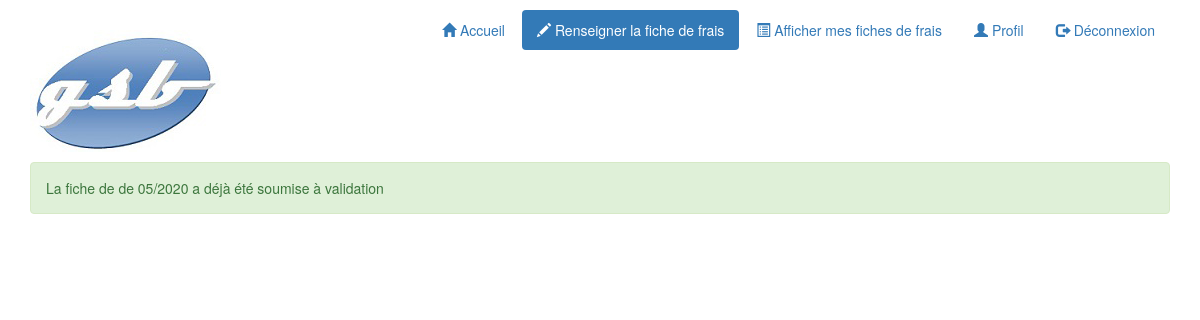
/index.php?uc=gererFrais&action=saisirFrais (signed in), run on an earlier commit of the app's database.
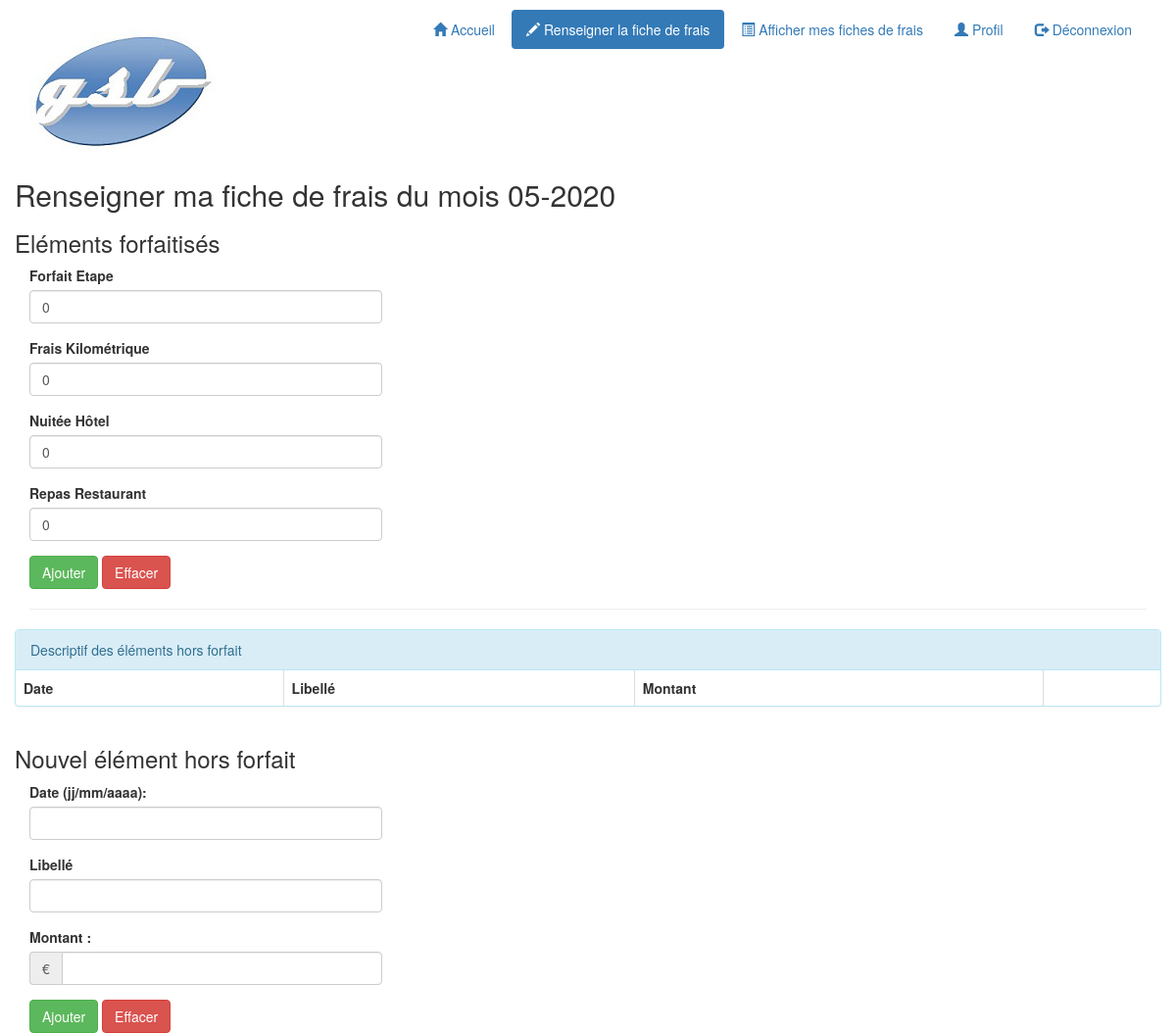
And on a later commit of the database.
### tables this page shows
CREATE TABLE `lignefraisforfait` (
  `idvisiteur` char(4) NOT NULL,
  `mois` char(6) NOT NULL,
  `idfraisforfait` char(3) NOT NULL,
  `quantite` int(11) DEFAULT NULL
);

CREATE TABLE `fraisforfait` (
  `id` char(3) NOT NULL,
  `libelle` char(20) DEFAULT NULL,
  `montant` decimal(5,2) DEFAULT NULL
);

### models/fct.inc.php (called while the page is built, shortened)
<?php
function estConnecte()
{
    if(isset($_SESSION['idVisiteur'])){
        return true;
    }else if (isset($_SESSION['idComptable'])){
        return true;
    }
    return false;
}
function getMois($date)
{
    @list($jour, $mois, $annee) = explode('/', $date);
    return $annee . $mois;
}

### models/class.pdogsb.inc.php (called while the page is built, shortened)
<?php
class PdoGsb
{
    private static $serveur = 'mysql:host=localhost';
    private static $bdd = 'dbname=gsb_frais';
    private static $user = 'root';
    private static $mdp = 'root';
    private static $monPdo;
    private static $monPdoGsb = null;
    public function __construct()
    {
        PdoGsb::$monPdo = new PDO(
            PdoGsb::$serveur . ';' . PdoGsb::$bdd,
            PdoGsb::$user,
            PdoGsb::$mdp
        );
        PdoGsb::$monPdo->query('SET CHARACTER SET utf8');
    }
    public static function getPdoGsb()
    {
        if (PdoGsb::$monPdoGsb == null) {
            PdoGsb::$monPdoGsb = new PdoGsb();
        }
        return PdoGsb::$monPdoGsb;
    }
    public function getLesFraisForfait($idVisiteur, $mois)
    {
        $requetePrepare = PdoGSB::$monPdo->prepare(
            'SELECT fraisforfait.id as idfrais, '
            . 'fraisforfait.libelle as libelle, '
            . 'fraisforfait.montant, '
            . 'lignefraisforfait.quantite as quantite '
            . 'FROM lignefraisforfait '
            . 'INNER JOIN fraisforfait '
            . 'ON fraisforfait.id = lignefraisforfait.idfraisforfait '
            . 'WHERE lignefraisforfait.idvisiteur = :unIdVisiteur '
            . 'AND lignefraisforfait.mois = :unMois '
            . 'ORDER BY lignefraisforfait.idfraisforfait'
        );
        $requetePrepare->bindParam(':unIdVisiteur', $idVisiteur, PDO::PARAM_STR);
        $requetePrepare->bindParam(':unMois', $mois, PDO::PARAM_STR);
        $requetePrepare->execute();
        return $requetePrepare->fetchAll();
    }
    public function dernierMoisSaisi($idVisiteur)
    {
        $requetePrepare = PdoGsb::$monPdo->prepare(
            'SELECT MAX(mois) as dernierMois '
            . 'FROM fichefrais '
            . 'WHERE fichefrais.idvisiteur = :unIdVisiteur'
        );
        $requetePrepare->bindParam(':unIdVisiteur', $idVisiteur, PDO::PARAM_STR);
        $requetePrepare->execute();
        $laLigne = $requetePrepare->fetch();
        $dernierMois = $laLigne['dernierMois'];
        return $dernierMois;
    }
    public function creeNouvellesLignesFrais($idVisiteur, $mois)
    {
        $dernierMois = $this->dernierMoisSaisi($idVisiteur);
    }
    public function getLesInfosFicheFrais($idVisiteur, $mois)
    {
        $requetePrepare = PdoGSB::$monPdo->prepare(
            'SELECT fichefrais.idetat as idEtat, '
            . 'fichefrais.datemodif as dateModif,'
            . 'fichefrais.nbjustificatifs as nbJustificatifs, '
            . 'fichefrais.montantvalide as montantValide, '
            . 'etat.libelle as libEtat '
            . 'FROM fichefrais '
            . 'INNER JOIN etat ON fichefrais.idetat = etat.id '
            . 'WHERE fichefrais.idvisiteur = :unIdVisiteur '
            . 'AND fichefrais.mois = :unMois'
        );
        $requetePrepare->bindParam(':unIdVisiteur', $idVisiteur, PDO::PARAM_STR);
        $requetePrepare->bindParam(':unMois', $mois, PDO::PARAM_STR);
        $requetePrepare->execute();
        $laLigne = $requetePrepare->fetch();
        return $laLigne;
    }
}

### views/listeFraisForfait.php (the view, shortened to what this page needs)
<div class="row">
    <h2>Renseigner ma fiche de frais du mois
        <?php echo $numMois . '-' . $numAnnee ?>
    </h2>
    <h3>Eléments forfaitisés</h3>
    <div class="col-md-4">
        <form method="post"
              action="index.php?uc=gererFrais&action=validerMajFraisForfait"
              role="form">
            <fieldset>
                <?php
                foreach ($lesFraisForfait as $unFrais) {
                    $idFrais = $unFrais['idfrais'];
                    $libelle = htmlspecialchars($unFrais['libelle']);
                    $quantite = $unFrais['quantite']; ?>
                    <div class="form-group">
                        <label for="idFrais"><?php echo $libelle ?></label>
                        <input type="text" id="idFrais"
                               name="lesFrais[<?php echo $idFrais ?>]"
                               size="10" maxlength="5"
                               value="<?php echo $quantite ?>"
                               class="form-control">
                    </div>
                    <?php
                }
                ?>
                <button class="btn btn-success" type="submit">Ajouter</button>
                <button class="btn btn-danger" type="reset">Effacer</button>
            </fieldset>
        </form>
    </div>
</div>

### index.php (shortened to what this page needs)
<?php
require_once 'models/fct.inc.php';
require_once 'models/class.pdogsb.inc.php';
$pdo = PdoGsb::getPdoGsb();
$estConnecte = estConnecte();
if(isset($_SESSION['idVisiteur']))
{
    require 'views/header.php';
}
else
{
    require 'views/HeaderComptable.php';
}
$uc = filter_input(INPUT_GET, 'uc', FILTER_SANITIZE_STRING);
switch ($uc) {
    case 'gererFrais':
        include 'controllers/gererFrais.php';
        break;
}
require 'views/footer.php';

### views/header.php (shortened to what this page needs)
<!DOCTYPE html>
<html>
    <head>
        <link href="./styles/bootstrap/bootstrap.css" rel="stylesheet">
        <link href="./styles/style.css" rel="stylesheet">
    </head>
    <body>
        <div class="container">
            <?php
            $uc = filter_input(INPUT_GET, 'uc', FILTER_SANITIZE_STRING);
            if ($estConnecte) {
                ?>
            <div class="header">
                <div class="row vertical-align">
                    <div class="col-md-4">
                        <h1>
                            <img src="./images/logo.jpg" class="img-responsive"
                                 alt="Laboratoire Galaxy-Swiss Bourdin"
                                 title="Laboratoire Galaxy-Swiss Bourdin">
                        </h1>
                    </div>
                    <div class="col-md-8">
                        <ul class="nav nav-pills pull-right" role="tablist">
                            <li <?php if (!$uc || $uc == 'accueil') { ?>class="active" <?php } ?>>
                                <a href="index.php">
                                    <span class="glyphicon glyphicon-home"></span>
                                    Accueil
                                </a>
                            </li>
                            <li <?php if ($uc == 'gererFrais') { ?>class="active"<?php } ?>>
                                <a href="index.php?uc=gererFrais&action=saisirFrais">
                                    <span class="glyphicon glyphicon-pencil"></span>
                                    Renseigner la fiche de frais
                                </a>
                            </li>
                            <li <?php if ($uc == 'etatFrais') { ?>class="active"<?php } ?>>
                                <a href="index.php?uc=etatFrais&action=selectionnerMois">
                                    <span class="glyphicon glyphicon-list-alt"></span>
                                    Afficher mes fiches de frais
                                </a>
                            </li>
                            <li <?php if ($uc == 'profil') { ?>class="active"<?php } ?>>
                                <a href="index.php?uc=profil&action=updateProfil">
                                    <span class="glyphicon glyphicon-user"></span>
                                    Profil
                                </a>
                            </li>
                            <li
                            <?php if ($uc == 'deconnexion') { ?>class="active"<?php } ?>>
                                <a href="index.php?uc=deconnexion&action=demandeDeconnexion">
                                    <span class="glyphicon glyphicon-log-out"></span>
                                    Déconnexion
                                </a>
                            </li>
                        </ul>
                    </div>
                </div>
            </div>
                <?php
            }

### controllers/gererFrais.php (shortened to what this page needs)
<?php
$idVisiteur = $_SESSION['idVisiteur'];
$mois = getMois(date('d/m/Y'));
$numAnnee = substr($mois, 0, 4);
$numMois = substr($mois, 4, 2);
$action = filter_input(INPUT_GET, 'action', FILTER_SANITIZE_STRING);
$infosFiche = $pdo->getLesInfosFicheFrais($idVisiteur, $mois);
switch ($action) {
    case 'saisirFrais':
            if ($pdo->estPremierFraisMois($idVisiteur, $mois)) {
                $pdo->creeNouvellesLignesFrais($idVisiteur, $mois);
            }
            $infosFiche = $pdo->getLesInfosFicheFrais($idVisiteur, $mois);
        break;
}
if ($infosFiche['idEtat'] === 'CR') {
    $lesFraisForfait = $pdo->getLesFraisForfait($idVisiteur, $mois);
    require 'views/listeFraisForfait.php';
    require 'views/listeFraisHorsForfait.php';
}else{
    include 'views/succes.php';
}

### views/succes.php (shortened to what this page needs)
<div class="alert alert-success" role="alert">
    <?php
    foreach ($_REQUEST['succes'] as $succes) {
        echo '<p>' . htmlspecialchars($succes) . '</p>';
    }
    ?>
</div>

### views/footer.php (shortened to what this page needs)
        </div>
    </body>
</html>

### views/listeFraisHorsForfait.php (shortened to what this page needs)
<hr>
<div class="row">
    <div class="panel panel-info">
        <div class="panel-heading">Descriptif des éléments hors forfait</div>
        <table class="table table-bordered table-responsive">
            <thead>
                <tr>
                    <th class="date">Date</th>
                    <th class="libelle">Libellé</th>
                    <th class="montant">Montant</th>
                    <th class="action">&nbsp;</th>
                </tr>
            </thead>
        </table>
    </div>
</div>
<div class="row">
    <h3>Nouvel élément hors forfait</h3>
    <div class="col-md-4">
        <form action="index.php?uc=gererFrais&action=validerCreationFrais"
              method="post" role="form">
            <div class="form-group">
                <label for="txtDateHF">Date (jj/mm/aaaa): </label>
                <input type="text" id="txtDateHF" name="dateFrais"
                       class="form-control" id="text">
            </div>
            <div class="form-group">
                <label for="txtLibelleHF">Libellé</label>
                <input type="text" id="txtLibelleHF" name="libelle"
                       class="form-control" id="text">
            </div>
            <div class="form-group">
                <label for="txtMontantHF">Montant : </label>
                <div class="input-group">
                    <span class="input-group-addon">€</span>
                    <input type="text" id="txtMontantHF" name="montant"
                           class="form-control" value="">
                </div>
            </div>
            <button class="btn btn-success" type="submit">Ajouter</button>
            <button class="btn btn-danger" type="reset">Effacer</button>
        </form>
    </div>
</div>

### styles/style.css (style rules this page uses)
.header { margin-top: 10px; }

What changed in the data, as far as the page shows it:
added lignefraisforfait: idfraisforfait.libelle "Forfait Etape", quantite "0"
added lignefraisforfait: idfraisforfait.libelle "Frais Kilométrique", quantite "0"
added lignefraisforfait: idfraisforfait.libelle "Nuitée Hôtel", quantite "0"
added lignefraisforfait: idfraisforfait.libelle "Repas Restaurant", quantite "0"
Also different on the page:
$numMois: (not shown) → "05"
$numAnnee: (not shown) → "2020"
text now shown: "Renseigner ma fiche de frais du mois - Eléments forfaitisés Ajouter Effacer Descriptif des éléments hors forfait Date Libellé Montant Nouvel élément hors forfait Date (jj/mm/aaaa): Libellé Montant : € Ajouter Effacer"
list line gone: "La fiche de de 05/2020 a déjà été soumise à validation"
